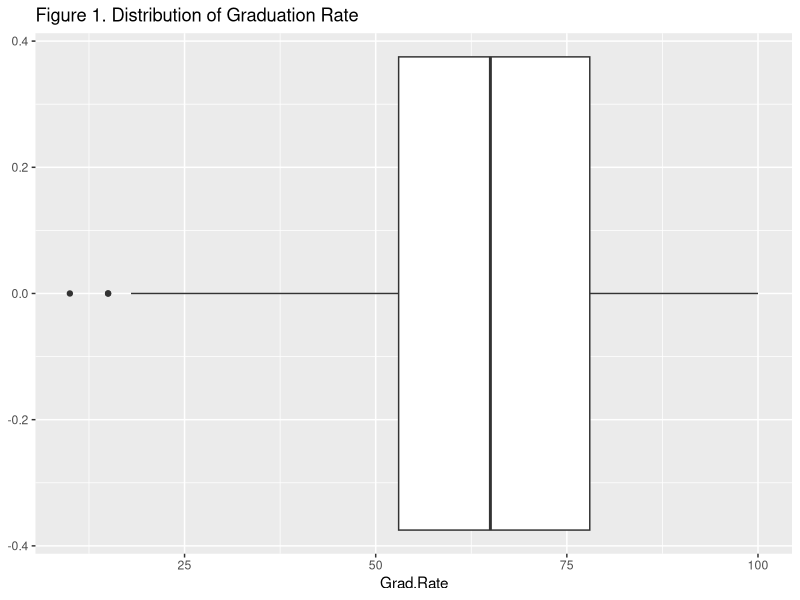
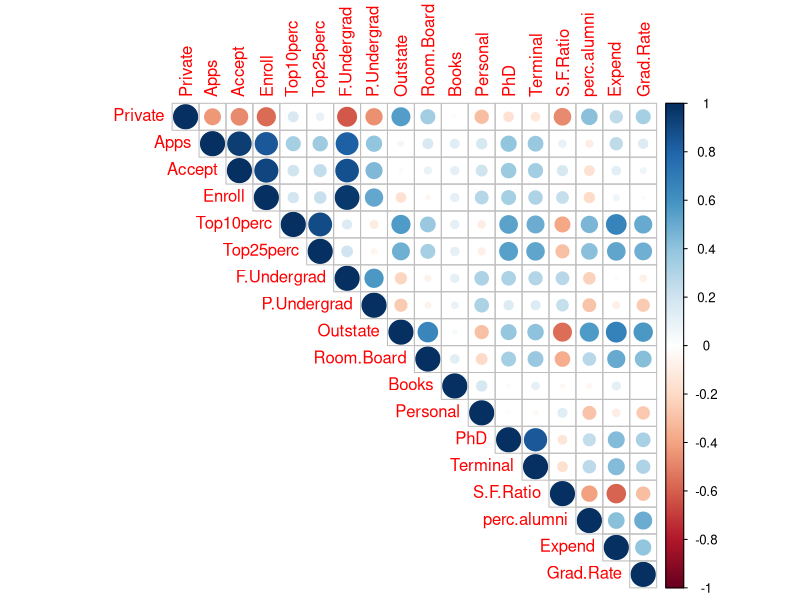
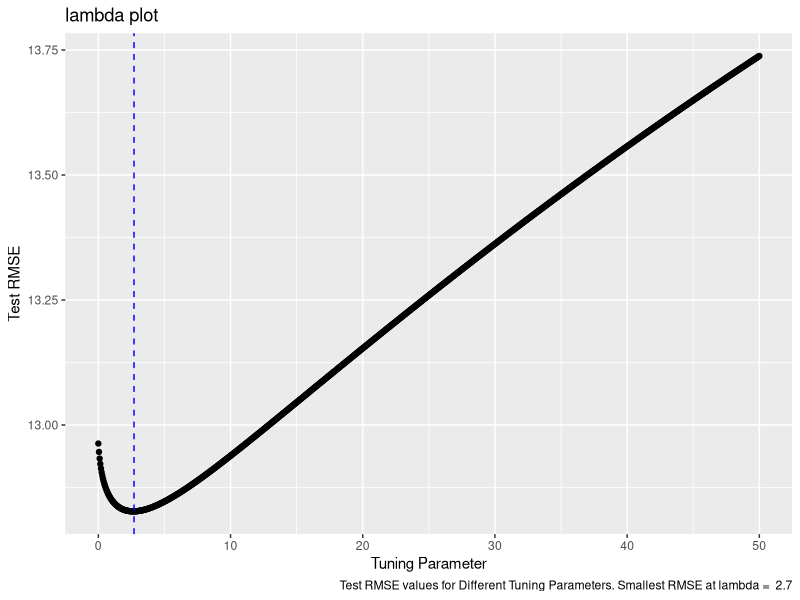

Write the R code that produced these figures, in order.
## ---- chunk 1
knitr::opts_chunk$set(echo = TRUE)
## ---- chunk 2
#Load all required packages
library(ggplot2)
library(broom)
library(gridExtra)
library(dplyr)
library(class)
library(tidyverse)
library(gridExtra)
library(leaps)
library(corrplot)
library(RColorBrewer)
library(glmnet)
## ---- chunk 3
#loading data needed
collegeData<-read.csv("collegedata.csv")
## ---- chunk 4
glimpse(collegeData)
## ---- chunk 5
ggplot(data=collegeData,aes(x=Grad.Rate))+
  geom_boxplot()+
  ggtitle("Figure 1. Distribution of Graduation Rate")
## ---- chunk 6
gradmax<-max(collegeData$Grad.Rate)
gradmin<-min(collegeData$Grad.Rate)
knitr::kable(c("Largest" = gradmax,"Smallest" = gradmin),caption =  "Table 1. Largest and Smallest")
## ---- chunk 7
## MSE = RSS/n
MSE<-sum((collegeData$Grad.Rate-mean(collegeData$Grad.Rate))^2)/776
RMSE<-sqrt(MSE)
knitr::kable(c("MSE" = MSE,"RMSE" = RMSE),caption = "Table 2.MSE and RMSE")
## ---- chunk 8
fac_ratio_only<-lm(data = collegeData, Grad.Rate~S.F.Ratio)
SFonly_Pred<-data.frame("Y_hat" = rep(NA,776))
SFonly_Pred$Y_hat<-predict(fac_ratio_only)
MSE_fac_Ratio<-sum((SFonly_Pred$Y_hat-mean(SFonly_Pred$Y_hat))^2)/776
RMSE_fac_Ratio<-sqrt(MSE_fac_Ratio)
## ---- chunk 9
collegeData$Private<-ifelse(collegeData$Private == "Yes",1,0)
M<-cor(collegeData[,2:19])
corrplot(M, method = "circle",type = "upper")
## ---- chunk 10
XD <- model.matrix(Grad.Rate ~ ., data = collegeData[,-1])
## ---- chunk 11
# Train Ridge
ridge.model2<- glmnet(XD[,-1], collegeData$Grad.Rate, alpha = 0, lambda =2 , standardize = TRUE)
## ---- chunk 12
# Print the coefficients
Betas <- data.frame("Ridge" = as.numeric(coefficients(ridge.model2)))
rownames(Betas) <- colnames(XD)
knitr::kable(Betas,
            caption = "Table 3. Coefficients with Tuning Parameter = 2")
## ---- chunk 13
knitr::kable(sum(ridge.model2$beta),caption = "Table 4. Sum of Coefficients when lambda = 2 ")
## ---- chunk 14
ridge.model200<- glmnet(XD[,-1], collegeData$Grad.Rate, alpha = 0, lambda =200 , standardize = TRUE)


Betas200 <- data.frame("Ridge" = as.numeric(coefficients(ridge.model2)))
rownames(Betas200) <- colnames(XD)
knitr::kable(Betas200,
            caption = "Table 5. Coefficients with Tuning Parameter = 200 ")
## ---- chunk 15
knitr::kable(sum(ridge.model200$beta),caption = "Table 6. Sum of Coefficients when lambda = 200")
## ---- chunk 16
set.seed(100)
ridge.mod <- cv.glmnet(XD[,-1], collegeData$Grad.Rate , alpha = 0 , lambda = seq(from=0, to=50,by=0.05) , standardize = TRUE)
## ---- chunk 17
ridgePlot <- function(ridge.mod, metric, title){
  library(ggplot2)
  
  smallestLambda <- ridge.mod$lambda[which.min(ridge.mod$cvm)] 
  
  if(metric == "MSE"){
  g1 <- ggplot( data.frame(ridge.mod$lambda), aes( x = ridge.mod$lambda, y = (ridge.mod$cvm))) + geom_point() + geom_vline( xintercept = smallestLambda, col = "blue" , lty = 2 ) +  labs(caption = paste("Test MSE values for Different Tuning Parameters. Smallest MSE at lambda = ", smallestLambda), title = title, y = "Test MSE", x = "Tuning Parameter")
  
  }
  
  if(metric == "RMSE"){
  g1 <- ggplot( data.frame(ridge.mod$lambda), aes( x = ridge.mod$lambda, y = sqrt(ridge.mod$cvm))) + geom_point() + geom_vline( xintercept = smallestLambda, col = "blue" , lty = 2 ) +  labs(caption = paste("Test RMSE values for Different Tuning Parameters. Smallest RMSE at lambda = ", smallestLambda), title = title, y = "Test RMSE", x = "Tuning Parameter")

  }
  
  g1
}
## ---- chunk 18
ridgePlot(ridge.mod, metric = "RMSE" , title ="lambda plot" )

## ---- chunk 19
minMSE<-min(ridge.mod$cvm)
knitr::kable(minMSE,caption = "Table 7. Minimum MSE")
## ---- chunk 20
knitr::kable(sqrt(minMSE),caption = "Table 8.  Estimated test MSE with lambda = 2.7")
## ---- chunk 21
EstRMSE<-sqrt(minMSE)
improved<-RMSE-EstRMSE
knitr::kable(improved,caption = "Table 9. Improved Amount of RMSE")
## ---- chunk 22
ridge.final <- glmnet(XD[,-1], collegeData$Grad.Rate, alpha = 0 , lambda = 2.7 , standardize = TRUE)
lslr.final<- glmnet(XD[,-1], collegeData$Grad.Rate, alpha = 0 , lambda = 0 , standardize = TRUE)
ridge.betas <- as.numeric(coefficients(ridge.final))
lslr.betas <- as.numeric(coefficients(lslr.final))
BetasFinal <- data.frame("LSLR" = lslr.betas, "Ridge" = ridge.betas)
rownames(BetasFinal) <- colnames(XD)
knitr::kable(BetasFinal)
## ---- chunk 23
# Run 10-fold CV for only the two choices of lambda
set.seed(100)
ridge.final.out <- cv.glmnet(XD[,-1], collegeData$Grad.Rate , alpha = 0 , lambda = c(0, 2.7), standardize = TRUE)
# Output the Lambdas
lambda_final<-ridge.final.out$lambda
# Output the test MSE
MSE_final<-ridge.final.out$cvm
# Output the test RMSE
RMSE_final<-sqrt(ridge.final.out$cvm)

LSLR_and_Ridge<-data.frame("Type" = c("LSLR","Ridge") ,"Lambda" = lambda_final, "MSE" = MSE_final, "RMSE" = RMSE_final)
knitr::kable(LSLR_and_Ridge,caption = "")
